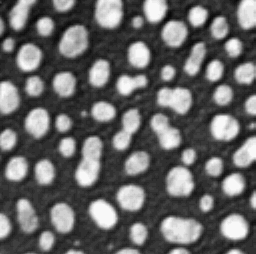
#> input picture Computer Vision/Homework-5/blob.png, 256 x 254 px
$ python Q2.py
#> lines starting #> are read from the running program, lines starting #| are printed output that depends on the picture
import cv2
import numpy as np
from matplotlib import pyplot as plt

def get_pdf(image):
    hist = cv2.calcHist([image], [0], None, [256], [0, 256])
    r= img.shape[0]
    c = img.shape[1]
    p = hist / (r * c)
    return p


def otsu_with_multiple(p):
    list_1 = []
    list_2 = []

    for k1 in range(10, 255):
        for k2 in range(k1+10, 235):
            p1 = p[:k1]
            p2 = p[k1:k2]
            p3 = p[k2:len(p)]
            mean_1 = 0
            mean_2 = 0
            mean_3 = 0
            P1 = p1.sum()
            P2 = p2.sum()
            P3 = p3.sum()

            if P1 is not 0:
                mean_1 = (np.multiply(p1, list(range(0, k1))).sum()) / P1
            if P2 is not 0:
                mean_2 = (np.multiply(p2, list(range(k1, k2))).sum()) / P2
            if P3 is not 0:
                mean_3 = (np.multiply(p3, list(range(k2, len(p)))).sum()) / P3

            glob_mean = np.multiply(p, list(range(0, len(p)))).sum()

            sigma2G = np.multiply(p, np.multiply(list(range(0, len(p))) - glob_mean, list(range(0, len(p))) - glob_mean)).sum()
            sigma2B = (mean_1 - glob_mean) ** 2 * P1 + (mean_2 - glob_mean) ** 2 * P2 + (mean_3 - glob_mean) ** 2 * P3

            list_1.append(sigma2B / sigma2G)
            list_2.append((k1, k2))
    return list_2, list_1


def seperate_imgs(img, first_list, second_list):

    crd = first_list[second_list.index(max(second_list))]
    cluster1 = img.copy()
    cluster2 = img.copy()
    cluster3 = img.copy()
    r = img.shape[0]
    c = img.shape[1]
    for y in range(c):
        for x in range(r):
            if img[x, y] < crd[0]:
                cluster2[x, y] = 0
                cluster3[x, y] = 0
            elif img[x, y] < crd[1]:
                cluster1[x, y] = 0
                cluster3[x, y] = 0
            else:
                cluster1[x, y] = 0
                cluster2[x, y] = 0

    return cluster1, cluster2, cluster3


img = cv2.imread('blob.png', 0)
#> img is the input picture: shape (254, 256); min 8, max 248, mean 103.3
p = get_pdf(img)
#> in get_pdf, `hist = cv2.calcHist([image], [0], None, [256], [0, 256])`: hist = 256 values, max 10396 at index 48, min 0 at index 0, mean 254
#> in get_pdf, `p = hist / (r * c)`: p = 256 values, max 0.16 at index 48, min 0 at index 0, mean 0.00391
list1, list2 = otsu_with_multiple(p)
#> after the loop in otsu_with_multiple, `for k1 in range(10, 255):`: list_1 = 23220 items
#> list1 = 23220 items; list2 = 23220 items
one, two, three= seperate_imgs(img, list1, list2)
#> in seperate_imgs, `crd = first_list[second_list.index(max(second_list))]`: crd = (73, 185)
#> after the loop in seperate_imgs, `for y in range(c):`:
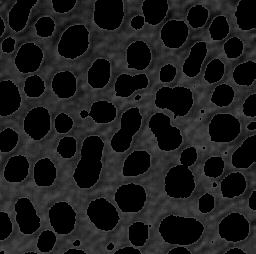
#> cluster1: shape (254, 256); min 0, max 72, mean 27.1
#> after the loop in seperate_imgs, `for y in range(c):`:
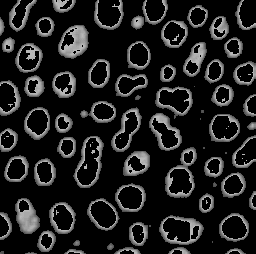
#> cluster2: shape (254, 256); min 0, max 184, mean 30.4
#> after the loop in seperate_imgs, `for y in range(c):`:
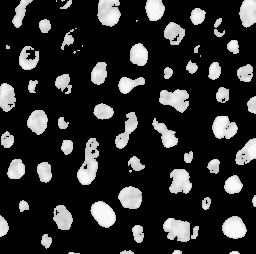
#> cluster3: shape (254, 256); min 0, max 248, mean 45.8

plt.imshow(one,cmap = 'gray')
plt.xticks([]), plt.yticks([])
plt.suptitle("first class otsu")
plt.show()
plt.imshow(two,cmap = 'gray')
plt.xticks([]), plt.yticks([])
plt.suptitle("second class otsu")
plt.show()
plt.imshow(three,cmap = 'gray')
plt.xticks([]), plt.yticks([])
plt.suptitle("third class otsu")
plt.show()

cv2.imwrite("firstClassOtsu.png", one)
cv2.imwrite("secondClassOtsu.png", two)
cv2.imwrite("thirdClassOtsu.png", three)
